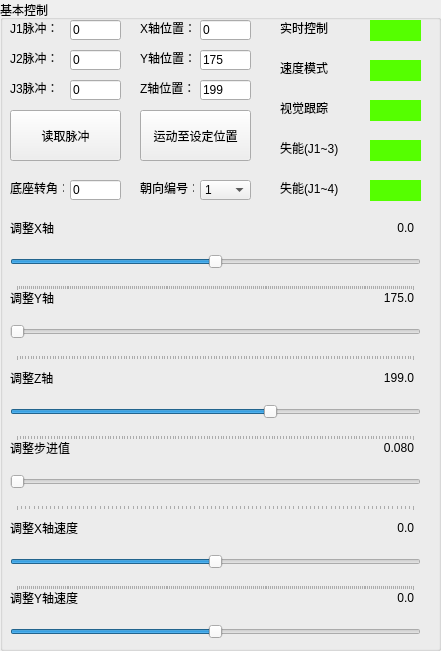
     <widget class="QGroupBox" name="groupBox">
      <property name="geometry">
       <rect>
        <x>10</x>
        <y>10</y>
        <width>441</width>
        <height>651</height>
       </rect>
      </property>
      <property name="title">
       <string>基本控制</string>
      </property>
      <widget class="QLabel" name="label_25">
       <property name="geometry">
        <rect>
         <x>10</x>
         <y>590</y>
         <width>71</width>
         <height>16</height>
        </rect>
       </property>
       <property name="text">
        <string>调整Y轴速度</string>
       </property>
      </widget>
      <widget class="QLabel" name="label_8">
       <property name="geometry">
        <rect>
         <x>140</x>
         <y>180</y>
         <width>54</width>
         <height>16</height>
        </rect>
       </property>
       <property name="text">
        <string>朝向编号：</string>
       </property>
      </widget>
      <widget class="QLineEdit" name="lineEdit_6">
       <property name="geometry">
        <rect>
         <x>70</x>
         <y>80</y>
         <width>51</width>
         <height>20</height>
        </rect>
       </property>
       <property name="text">
        <string>0</string>
       </property>
       <property name="readOnly">
        <bool>true</bool>
       </property>
      </widget>
      <widget class="QLineEdit" name="lineEdit_4">
       <property name="geometry">
        <rect>
         <x>70</x>
         <y>20</y>
         <width>51</width>
         <height>20</height>
        </rect>
       </property>
       <property name="text">
        <string>0</string>
       </property>
       <property name="readOnly">
        <bool>true</bool>
       </property>
      </widget>
      <widget class="QLabel" name="label_4">
       <property name="geometry">
        <rect>
         <x>10</x>
         <y>20</y>
         <width>54</width>
         <height>16</height>
        </rect>
       </property>
       <property name="text">
        <string>J1脉冲：</string>
       </property>
      </widget>
      <widget class="QSlider" name="horizontalSlider">
       <property name="geometry">
        <rect>
         <x>10</x>
         <y>240</y>
         <width>411</width>
         <height>51</height>
        </rect>
       </property>
       <property name="minimum">
        <number>-2000</number>
       </property>
       <property name="maximum">
        <number>2000</number>
       </property>
       <property name="pageStep">
        <number>1</number>
       </property>
       <property name="orientation">
        <enum>Qt::Orientation::Horizontal</enum>
       </property>
       <property name="invertedAppearance">
        <bool>false</bool>
       </property>
       <property name="tickPosition">
        <enum>QSlider::TickPosition::TicksBelow</enum>
       </property>
       <property name="tickInterval">
        <number>20</number>
       </property>
      </widget>
      <widget class="QWidget" name="widget" native="true">
       <property name="geometry">
        <rect>
         <x>370</x>
         <y>20</y>
         <width>51</width>
         <height>21</height>
        </rect>
       </property>
       <property name="styleSheet">
        <string notr="true">background-color: rgb(85, 255, 0);</string>
       </property>
      </widget>
      <widget class="QSlider" name="horizontalSlider_3">
       <property name="geometry">
        <rect>
         <x>10</x>
         <y>390</y>
         <width>411</width>
         <height>51</height>
        </rect>
       </property>
       <property name="minimum">
        <number>200</number>
       </property>
       <property name="maximum">
        <number>3000</number>
       </property>
       <property name="pageStep">
        <number>1</number>
       </property>
       <property name="sliderPosition">
        <number>1990</number>
       </property>
       <property name="orientation">
        <enum>Qt::Orientation::Horizontal</enum>
       </property>
       <property name="invertedAppearance">
        <bool>false</bool>
       </property>
       <property name="tickPosition">
        <enum>QSlider::TickPosition::TicksBelow</enum>
       </property>
       <property name="tickInterval">
        <number>20</number>
       </property>
      </widget>
      <widget class="QSlider" name="horizontalSlider_5">
       <property name="geometry">
        <rect>
         <x>10</x>
         <y>540</y>
         <width>411</width>
         <height>51</height>
        </rect>
       </property>
       <property name="minimum">
        <number>-20000</number>
       </property>
       <property name="maximum">
        <number>20000</number>
       </property>
       <property name="pageStep">
        <number>1</number>
       </property>
       <property name="orientation">
        <enum>Qt::Orientation::Horizontal</enum>
       </property>
       <property name="invertedAppearance">
        <bool>false</bool>
       </property>
       <property name="tickPosition">
        <enum>QSlider::TickPosition::TicksBelow</enum>
       </property>
       <property name="tickInterval">
        <number>200</number>
       </property>
      </widget>
      <widget class="QLineEdit" name="lineEdit_3">
       <property name="geometry">
        <rect>
         <x>200</x>
         <y>80</y>
         <width>51</width>
         <height>20</height>
        </rect>
       </property>
       <property name="text">
        <string>199</string>
       </property>
      </widget>
      <widget class="QSlider" name="horizontalSlider_4">
       <property name="geometry">
        <rect>
         <x>10</x>
         <y>460</y>
         <width>411</width>
         <height>51</height>
        </rect>
       </property>
       <property name="minimum">
        <number>80</number>
       </property>
       <property name="maximum">
        <number>2000</number>
       </property>
       <property name="pageStep">
        <number>1</number>
       </property>
       <property name="orientation">
        <enum>Qt::Orientation::Horizontal</enum>
       </property>
       <property name="invertedAppearance">
        <bool>false</bool>
       </property>
       <property name="tickPosition">
        <enum>QSlider::TickPosition::TicksBelow</enum>
       </property>
       <property name="tickInterval">
        <number>20</number>
       </property>
      </widget>
      <widget class="QLabel" name="label_3">
       <property name="geometry">
        <rect>
         <x>140</x>
         <y>80</y>
         <width>54</width>
         <height>16</height>
        </rect>
       </property>
       <property name="text">
        <string>Z轴位置：</string>
       </property>
      </widget>
      <widget class="QLabel" name="label">
       <property name="geometry">
        <rect>
         <x>140</x>
         <y>20</y>
         <width>54</width>
         <height>16</height>
        </rect>
       </property>
       <property name="text">
        <string>X轴位置：</string>
       </property>
      </widget>
      <widget class="QLabel" name="label_22">
       <property name="geometry">
        <rect>
         <x>10</x>
         <y>520</y>
         <width>71</width>
         <height>16</height>
        </rect>
       </property>
       <property name="text">
        <string>调整X轴速度</string>
       </property>
      </widget>
      <widget class="QLineEdit" name="lineEdit_5">
       <property name="geometry">
        <rect>
         <x>70</x>
         <y>50</y>
         <width>51</width>
         <height>20</height>
        </rect>
       </property>
       <property name="text">
        <string>0</string>
       </property>
       <property name="readOnly">
        <bool>true</bool>
       </property>
      </widget>
      <widget class="QLabel" name="label_7">
       <property name="geometry">
        <rect>
         <x>10</x>
         <y>180</y>
         <width>54</width>
         <height>16</height>
        </rect>
       </property>
       <property name="text">
        <string>底座转角：</string>
       </property>
      </widget>
      <widget class="QLabel" name="label_6">
       <property name="geometry">
        <rect>
         <x>10</x>
         <y>80</y>
         <width>54</width>
         <height>16</height>
        </rect>
       </property>
       <property name="text">
        <string>J3脉冲：</string>
       </property>
      </widget>
      <widget class="QWidget" name="widget_5" native="true">
       <property name="geometry">
        <rect>
         <x>370</x>
         <y>180</y>
         <width>51</width>
         <height>21</height>
        </rect>
       </property>
       <property name="styleSheet">
        <string notr="true">background-color: rgb(85, 255, 0);</string>
       </property>
      </widget>
      <widget class="QSlider" name="horizontalSlider_6">
       <property name="geometry">
        <rect>
         <x>10</x>
         <y>610</y>
         <width>411</width>
         <height>51</height>
        </rect>
       </property>
       <property name="minimum">
        <number>-20000</number>
       </property>
       <property name="maximum">
        <number>20000</number>
       </property>
       <property name="pageStep">
        <number>1</number>
       </property>
       <property name="orientation">
        <enum>Qt::Orientation::Horizontal</enum>
       </property>
       <property name="invertedAppearance">
        <bool>false</bool>
       </property>
       <property name="tickPosition">
        <enum>QSlider::TickPosition::TicksBelow</enum>
       </property>
       <property name="tickInterval">
        <number>200</number>
       </property>
      </widget>
      <widget class="QLabel" name="label_2">
       <property name="geometry">
        <rect>
         <x>140</x>
         <y>50</y>
         <width>54</width>
         <height>16</height>
        </rect>
       </property>
       <property name="text">
        <string>Y轴位置：</string>
       </property>
      </widget>
      <widget class="QLabel" name="label_10">
       <property name="geometry">
        <rect>
         <x>280</x>
         <y>60</y>
         <width>54</width>
         <height>16</height>
        </rect>
       </property>
       <property name="text">
        <string>速度模式</string>
       </property>
      </widget>
      <widget class="QLabel" name="label_5">
       <property name="geometry">
        <rect>
         <x>10</x>
         <y>50</y>
         <width>54</width>
         <height>16</height>
        </rect>
       </property>
       <property name="text">
        <string>J2脉冲：</string>
       </property>
      </widget>
      <widget class="QLabel" name="label_11">
       <property name="geometry">
        <rect>
         <x>280</x>
         <y>140</y>
         <width>71</width>
         <height>16</height>
        </rect>
       </property>
       <property name="text">
        <string>失能(J1~3)</string>
       </property>
      </widget>
      <widget class="QLabel" name="label_21">
       <property name="geometry">
        <rect>
         <x>10</x>
         <y>440</y>
         <width>71</width>
         <height>16</height>
        </rect>
       </property>
       <property name="text">
        <string>调整步进值</string>
       </property>
      </widget>
      <widget class="QWidget" name="widget_3" native="true">
       <property name="geometry">
        <rect>
         <x>370</x>
         <y>100</y>
         <width>51</width>
         <height>21</height>
        </rect>
       </property>
       <property name="styleSheet">
        <string notr="true">background-color: rgb(85, 255, 0);</string>
       </property>
      </widget>
      <widget class="QLineEdit" name="lineEdit_2">
       <property name="geometry">
        <rect>
         <x>200</x>
         <y>50</y>
         <width>51</width>
         <height>20</height>
        </rect>
       </property>
       <property name="text">
        <string>175</string>
       </property>
      </widget>
      <widget class="QLabel" name="label_9">
       <property name="geometry">
        <rect>
         <x>280</x>
         <y>20</y>
         <width>54</width>
         <height>16</height>
        </rect>
       </property>
       <property name="text">
        <string>实时控制</string>
       </property>
      </widget>
      <widget class="QLabel" name="label_13">
       <property name="geometry">
        <rect>
         <x>280</x>
         <y>100</y>
         <width>54</width>
         <height>16</height>
        </rect>
       </property>
       <property name="text">
        <string>视觉跟踪</string>
       </property>
      </widget>
      <widget class="QLabel" name="label_20">
       <property name="geometry">
        <rect>
         <x>360</x>
         <y>440</y>
         <width>54</width>
         <height>16</height>
        </rect>
       </property>
       <property name="text">
        <string>&lt;html&gt;&lt;head/&gt;&lt;body&gt;&lt;p align=&quot;right&quot;&gt;0.080&lt;/p&gt;&lt;/body&gt;&lt;/html&gt;</string>
       </property>
      </widget>
      <widget class="QLabel" name="label_19">
       <property name="geometry">
        <rect>
         <x>360</x>
         <y>370</y>
         <width>54</width>
         <height>16</height>
        </rect>
       </property>
       <property name="text">
        <string>&lt;html&gt;&lt;head/&gt;&lt;body&gt;&lt;p align=&quot;right&quot;&gt;199.0&lt;/p&gt;&lt;/body&gt;&lt;/html&gt;</string>
       </property>
      </widget>
      <widget class="QWidget" name="widget_2" native="true">
       <property name="geometry">
        <rect>
         <x>370</x>
         <y>60</y>
         <width>51</width>
         <height>21</height>
        </rect>
       </property>
       <property name="styleSheet">
        <string notr="true">background-color: rgb(85, 255, 0);</string>
       </property>
      </widget>
      <widget class="QLabel" name="label_17">
       <property name="geometry">
        <rect>
         <x>10</x>
         <y>290</y>
         <width>54</width>
         <height>16</height>
        </rect>
       </property>
       <property name="text">
        <string>调整Y轴</string>
       </property>
      </widget>
      <widget class="QLineEdit" name="lineEdit">
       <property name="geometry">
        <rect>
         <x>200</x>
         <y>20</y>
         <width>51</width>
         <height>20</height>
        </rect>
       </property>
       <property name="text">
        <string>0</string>
       </property>
      </widget>
      <widget class="QLabel" name="label_15">
       <property name="geometry">
        <rect>
         <x>360</x>
         <y>220</y>
         <width>54</width>
         <height>16</height>
        </rect>
       </property>
       <property name="text">
        <string>&lt;html&gt;&lt;head/&gt;&lt;body&gt;&lt;p align=&quot;right&quot;&gt;0.0&lt;/p&gt;&lt;/body&gt;&lt;/html&gt;</string>
       </property>
      </widget>
      <widget class="QLabel" name="label_24">
       <property name="geometry">
        <rect>
         <x>360</x>
         <y>590</y>
         <width>54</width>
         <height>16</height>
        </rect>
       </property>
       <property name="text">
        <string>&lt;html&gt;&lt;head/&gt;&lt;body&gt;&lt;p align=&quot;right&quot;&gt;0.0&lt;/p&gt;&lt;/body&gt;&lt;/html&gt;</string>
       </property>
      </widget>
      <widget class="QLineEdit" name="lineEdit_7">
       <property name="geometry">
        <rect>
         <x>70</x>
         <y>180</y>
         <width>51</width>
         <height>20</height>
        </rect>
       </property>
       <property name="text">
        <string>0</string>
       </property>
       <property name="readOnly">
        <bool>true</bool>
       </property>
      </widget>
      <widget class="QLabel" name="label_18">
       <property name="geometry">
        <rect>
         <x>10</x>
         <y>370</y>
         <width>54</width>
         <height>16</height>
        </rect>
       </property>
       <property name="text">
        <string>调整Z轴</string>
       </property>
      </widget>
      <widget class="QSlider" name="horizontalSlider_2">
       <property name="geometry">
        <rect>
         <x>10</x>
         <y>310</y>
         <width>411</width>
         <height>51</height>
        </rect>
       </property>
       <property name="minimum">
        <number>1750</number>
       </property>
       <property name="maximum">
        <number>4650</number>
       </property>
       <property name="pageStep">
        <number>1</number>
       </property>
       <property name="orientation">
        <enum>Qt::Orientation::Horizontal</enum>
       </property>
       <property name="invertedAppearance">
        <bool>false</bool>
       </property>
       <property name="tickPosition">
        <enum>QSlider::TickPosition::TicksBelow</enum>
       </property>
       <property name="tickInterval">
        <number>20</number>
       </property>
      </widget>
      <widget class="QLabel" name="label_16">
       <property name="geometry">
        <rect>
         <x>360</x>
         <y>290</y>
         <width>54</width>
         <height>16</height>
        </rect>
       </property>
       <property name="text">
        <string>&lt;html&gt;&lt;head/&gt;&lt;body&gt;&lt;p align=&quot;right&quot;&gt;175.0&lt;/p&gt;&lt;/body&gt;&lt;/html&gt;</string>
       </property>
      </widget>
      <widget class="QPushButton" name="pushButton_2">
       <property name="geometry">
        <rect>
         <x>10</x>
         <y>110</y>
         <width>111</width>
         <height>51</height>
        </rect>
       </property>
       <property name="text">
        <string>读取脉冲</string>
       </property>
      </widget>
      <widget class="QLabel" name="label_14">
       <property name="geometry">
        <rect>
         <x>10</x>
         <y>220</y>
         <width>54</width>
         <height>16</height>
        </rect>
       </property>
       <property name="text">
        <string>调整X轴</string>
       </property>
      </widget>
      <widget class="QPushButton" name="pushButton">
       <property name="geometry">
        <rect>
         <x>140</x>
         <y>110</y>
         <width>111</width>
         <height>51</height>
        </rect>
       </property>
       <property name="text">
        <string>运动至设定位置</string>
       </property>
      </widget>
      <widget class="QLabel" name="label_12">
       <property name="geometry">
        <rect>
         <x>280</x>
         <y>180</y>
         <width>71</width>
         <height>16</height>
        </rect>
       </property>
       <property name="text">
        <string>失能(J1~4)</string>
       </property>
      </widget>
      <widget class="QLabel" name="label_23">
       <property name="geometry">
        <rect>
         <x>360</x>
         <y>520</y>
         <width>54</width>
         <height>16</height>
        </rect>
       </property>
       <property name="text">
        <string>&lt;html&gt;&lt;head/&gt;&lt;body&gt;&lt;p align=&quot;right&quot;&gt;0.0&lt;/p&gt;&lt;/body&gt;&lt;/html&gt;</string>
       </property>
      </widget>
      <widget class="QWidget" name="widget_4" native="true">
       <property name="geometry">
        <rect>
         <x>370</x>
         <y>140</y>
         <width>51</width>
         <height>21</height>
        </rect>
       </property>
       <property name="styleSheet">
        <string notr="true">background-color: rgb(85, 255, 0);</string>
       </property>
      </widget>
      <widget class="QComboBox" name="comboBox">
       <property name="geometry">
        <rect>
         <x>200</x>
         <y>180</y>
         <width>51</width>
         <height>20</height>
        </rect>
       </property>
       <item>
        <property name="text">
         <string>1</string>
        </property>
       </item>
       <item>
        <property name="text">
         <string>2</string>
        </property>
       </item>
       <item>
        <property name="text">
         <string>3</string>
        </property>
       </item>
       <item>
        <property name="text">
         <string>4</string>
        </property>
       </item>
      </widget>
     </widget>
